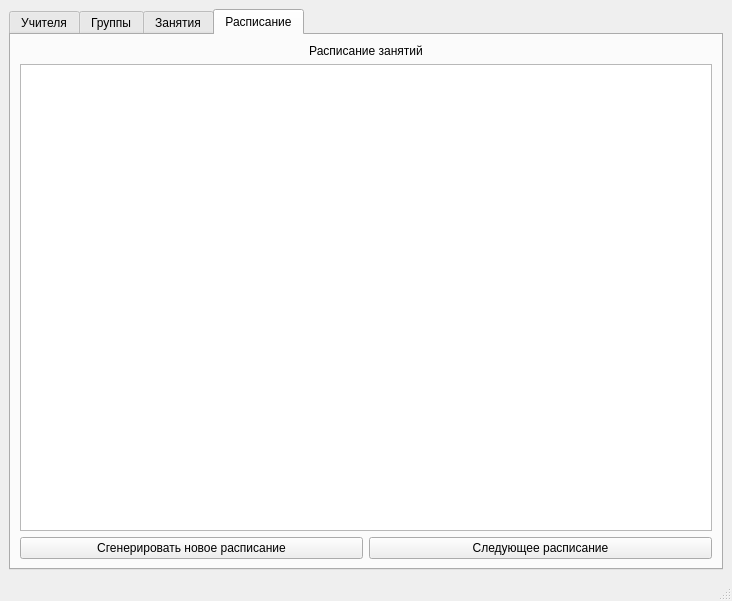
<?xml version="1.0" encoding="UTF-8"?>
<ui version="4.0">
 <class>MainWindow</class>
 <widget class="QMainWindow" name="MainWindow">
  <property name="geometry">
   <rect>
    <x>0</x>
    <y>0</y>
    <width>732</width>
    <height>601</height>
   </rect>
  </property>
  <property name="windowTitle">
   <string>MainWindow</string>
  </property>
  <widget class="QWidget" name="centralwidget">
   <layout class="QVBoxLayout" name="verticalLayout">
    <item>
     <widget class="QTabWidget" name="tabWidget">
      <property name="currentIndex">
       <number>3</number>
      </property>
      <widget class="QWidget" name="tab">
       <attribute name="title">
        <string>Учителя</string>
       </attribute>
       <layout class="QVBoxLayout" name="verticalLayout_3">
        <item>
         <widget class="QLabel" name="label">
          <property name="text">
           <string>Учителя</string>
          </property>
          <property name="alignment">
           <set>Qt::AlignCenter</set>
          </property>
         </widget>
        </item>
        <item>
         <layout class="QHBoxLayout" name="horizontalLayout">
          <property name="spacing">
           <number>0</number>
          </property>
          <property name="leftMargin">
           <number>0</number>
          </property>
         </layout>
        </item>
       </layout>
      </widget>
      <widget class="QWidget" name="tab_2">
       <attribute name="title">
        <string>Группы</string>
       </attribute>
       <layout class="QVBoxLayout" name="verticalLayout_6">
        <item>
         <widget class="QLabel" name="label_2">
          <property name="text">
           <string>Группы</string>
          </property>
          <property name="alignment">
           <set>Qt::AlignCenter</set>
          </property>
         </widget>
        </item>
        <item>
         <layout class="QHBoxLayout" name="horizontalLayout_2">
          <property name="spacing">
           <number>0</number>
          </property>
          <property name="leftMargin">
           <number>0</number>
          </property>
         </layout>
        </item>
       </layout>
      </widget>
      <widget class="QWidget" name="tab_3">
       <attribute name="title">
        <string>Занятия</string>
       </attribute>
       <layout class="QVBoxLayout" name="verticalLayout_2">
        <item>
         <widget class="QLabel" name="label_3">
          <property name="text">
           <string>Занятия</string>
          </property>
          <property name="alignment">
           <set>Qt::AlignCenter</set>
          </property>
         </widget>
        </item>
        <item>
         <layout class="QHBoxLayout" name="horizontalLayout_3">
          <property name="spacing">
           <number>0</number>
          </property>
          <property name="leftMargin">
           <number>0</number>
          </property>
         </layout>
        </item>
       </layout>
      </widget>
      <widget class="QWidget" name="tab_4">
       <attribute name="title">
        <string>Расписание</string>
       </attribute>
       <layout class="QVBoxLayout" name="verticalLayout_4">
        <item>
         <widget class="QLabel" name="label_4">
          <property name="text">
           <string>Расписание занятий</string>
          </property>
          <property name="alignment">
           <set>Qt::AlignCenter</set>
          </property>
         </widget>
        </item>
        <item>
         <widget class="QTableWidget" name="TimeTable"/>
        </item>
        <item>
         <layout class="QHBoxLayout" name="horizontalLayout_4">
          <item>
           <widget class="QPushButton" name="btn_generate_TimeTable">
            <property name="text">
             <string>Сгенерировать новое расписание</string>
            </property>
           </widget>
          </item>
          <item>
           <widget class="QPushButton" name="btn_next_TimeTable">
            <property name="text">
             <string>Следующее расписание</string>
            </property>
           </widget>
          </item>
         </layout>
        </item>
       </layout>
      </widget>
     </widget>
    </item>
   </layout>
  </widget>
  <widget class="QMenuBar" name="menubar">
   <property name="geometry">
    <rect>
     <x>0</x>
     <y>0</y>
     <width>732</width>
     <height>21</height>
    </rect>
   </property>
  </widget>
  <widget class="QStatusBar" name="statusbar"/>
 </widget>
 <resources/>
 <connections/>
</ui>
